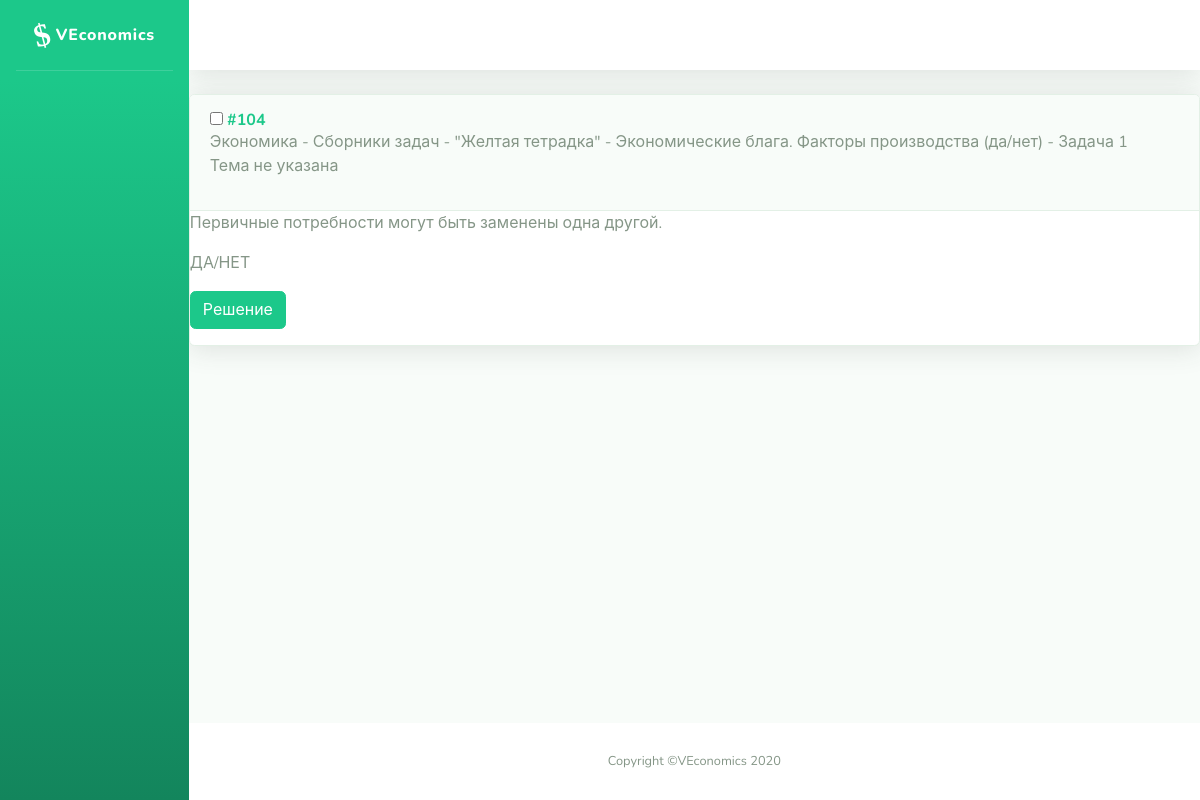
Screenshot of /problems/104 (signed in) with the database file from the repository.
### problems/models.py (models this page shows, shortened)
class Problem(models.Model):
    name = models.CharField('Название', max_length=200, blank=True, null=True)
    task = RichTextUploadingField('Условие')
    problem_type = models.IntegerField('Тип задачи', choices=TYPE_CHOICES, blank=False, null=False, default=0)
    short_answer = models.CharField('Ответ (для автоматической проверки)', max_length=200, blank=True)
    yesno_answer = models.IntegerField('Ответ ДА/НЕТ', choices=YESNO_CHOICES, blank=False, default=0)
    solution = RichTextUploadingField('Решение', blank=True)
    hint = RichTextUploadingField('Подсказка', blank=True)
    topics = models.ManyToManyField(Topic, related_name="problems", verbose_name='Темы')
    assignments = models.ManyToManyField(User, through='Assignment', through_fields=['problem', 'person'])
    class Meta:
        ordering = ['id']

class Source(models.Model):
    name = models.CharField('Название', max_length=200)
    parent = models.ForeignKey('Source', on_delete=models.CASCADE, verbose_name="Предок", related_name='children',
                               blank=True, null=True)
    order = models.IntegerField('Порядковый номер')
    problem = models.ForeignKey(Problem, on_delete=models.CASCADE, blank=True, null=True)
    def __str__(self):
        try: # recursion could raise error
            if self.parent:
                return "{} - {}".format(self.parent, self.name)
            else:
                return self.name
        except:
            return self.name
    class Meta:
        ordering = ['id']

class Topic(models.Model):
    name = models.CharField('Название', max_length=200)
    parent = models.ForeignKey('Topic', on_delete=models.CASCADE, related_name='children', verbose_name='Предок', null=True, blank=True)
    order = models.IntegerField('Порядковый номер')
    leaf = models.BooleanField('Конечная вершина (можно привязывать задачи)', default=False)
    def __str__(self):
        return self.name
    class Meta:
        ordering = ['order']

### problems/views.py (the view)
# urls.py: path('<int:pk>', views.ProblemDetailView.as_view(), name='problem-detail'),
class ProblemDetailView(DetailView):
    model = Problem

### problems/templates/problems/problem_detail.html
{% extends "problems/sb/base.html" %}
{% block content %}
        {% include 'problems/problem.html' %}
{% endblock %}

### problems/templates/problems/problem.html (shortened to what this page needs)
{% autoescape off%}
<div class="problem">
    <div class="card shadow mb-4">
        <div class="problem-header">
            <a name="problem-{{ problem.id }}" class="d-block card-header py-3" role="button" aria-expanded="true" aria-controls="collapse">
                    <h6 class="m-0 font-weight-bold text-primary">
                        {% if 'teacher' in request.user.groups.all.0.name %}
                            <div class="problem-checkbox">
                                 <input type="checkbox" name="problem" class="checkbox-check" value="{{ problem.id }}">
                            </div>
                        {% endif %}
                        <nobr>
                            <div class="problem-id">
                                #{{ problem.id }}
                            </div>
                        </nobr>
                    </h6>
                {% if 'teacher' in user.groups.all.0.name %}
                    <div class="problem-subtitle">
                        {% if problem.source_set.all %}
                            <div class="problem-sources">
                                {% for source in problem.source_set.all %}
                                    {% if forloop.last %}
                                        {{ source }}
                                    {% else %}
                                        {{ source }},<br>
                                    {% endif %}
                                {% endfor %}
                            </div>
                        {% endif %}
                        <div class="problem-topics"><p>
                            {% for topic in problem.topics.all %}
                                {% if forloop.last %}
                                    {{ topic }}
                                {% else %}
                                    {{ topic }},<br>
                                {% endif %}
                            {% endfor %}
                        </p></div>
                    </div>
                {% endif %}
            </a>
        </div>
        <div class="collapse show" id="problem-{{ problem.id }}">
            <div class="problem-task">
                {{ problem.task }}
                {% if not problem.submit and not problem.assignment and not problem.form %}
                    {% if problem.problem_type == 1 %}
                        <p>ДА/НЕТ</p>
                    {% endif %}
                {% endif %}
            </div>
            <div class="problem-buttons">
                {% if 'teacher' in user.groups.all.0.name %}
                    {% if problem.solution or problem.variants or problem.short_answer or problem.yesno_answer %}
                        <a class="btn btn-primary" data-toggle="collapse" href="#solution-{{ problem.id }}" role="button" aria-expanded="false" aria-controls="collapseExample">Решение</a>
                    {% endif %}
                {% endif %}
            </div>
        </div>
    </div>
</div>
{% endautoescape %}

### problems/static/problems/main.css (style rules this page uses)
.problem-header { white-space:nowrap }
h6 div { display:inline-block; }

### rows the page displays
Problem: id "104", task "Первичные потребности могут быть заменены одна другой."
Source: parent+name "Экономика - Сборники задач - \"Желтая тетрадка\" - Экономические блага. Факторы производства (да/нет) - Задача 1"
Topic: name "Тема не указана"
